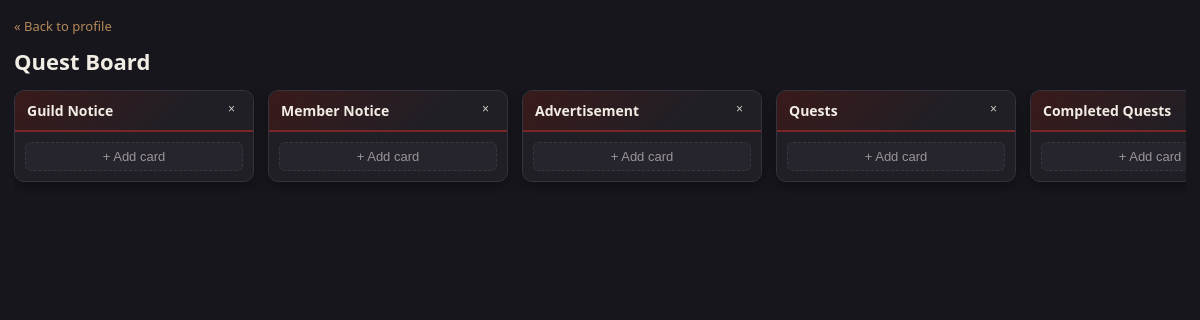
The app's page /quest_board.php (signed in) with its own data.
### tables this page shows
CREATE TABLE `board_section` (
  `SectionID` int(10) UNSIGNED NOT NULL,
  `SectionName` varchar(100) NOT NULL,
  `SortOrder` int(10) UNSIGNED NOT NULL DEFAULT 0,
  `CreatedAt` timestamp NOT NULL DEFAULT current_timestamp()
);

### auth.php (called while the page is built, shortened)
<?php
function isDM(PDO $pdo, int $userId): bool
{
    $stmt = $pdo->prepare('SELECT DMUntil FROM user WHERE UserID = ?');
    $stmt->execute([$userId]);
    $row = $stmt->fetch();
    return $row && $row['DMUntil'] !== null && strtotime($row['DMUntil']) > time();
}

### quest_board.php (the view, shortened to what this page needs)
<?php
require 'db.php';
require 'auth.php';
$userIsDM = isDM($pdo, $_SESSION['UserID']);
$sections = $pdo->query('SELECT SectionID, SectionName FROM board_section ORDER BY SortOrder ASC, SectionID ASC')->fetchAll();
?>
<!DOCTYPE html>
<html lang="en">
<head>
</head>
<body>
<div class="wrap">
    <div class="back-link"><a href="profile.php">&laquo; Back to profile</a></div>
    <h1>Quest Board</h1>
    <div class="board-row">
        <?php foreach ($sections as $s): ?>
            <div class="column">
                <div class="column-header">
                    <?= htmlspecialchars($s['SectionName']) ?>
                    <?php if ($userIsDM): ?>
                        <button type="button" class="section-delete" data-delete-section="<?= (int) $s['SectionID'] ?>">&times;</button>
                    <?php endif; ?>
                </div>
                <div class="column-body">
                    <button type="button" class="add-card-btn" data-open-card-form="<?= (int) $s['SectionID'] ?>">+ Add card</button>
                </div>
            </div>
        <?php endforeach; ?>
    </div>
</div>
</body>
</html>

### quest_board.php (style rules this page uses)
* { box-sizing: border-box; }
body { font-family: 'Segoe UI', Arial, sans-serif; background: #17161c; color: #e7e4de; margin: 0; }
.wrap { max-width: 100%; margin: 0 auto; padding: 14px; }
.back-link a { color: #b48a5a; text-decoration: none; font-size: 13px; }
h1 { font-size: 22px; margin: 10px 0 14px; color: #f2ede4; }
.board-row { display: flex; gap: 14px; overflow-x: auto; padding-bottom: 12px; align-items: flex-start; }
.column { background: #201f26; border: 1px solid #35333d; border-radius: 10px; min-width: 240px; max-width: 240px; flex-shrink: 0; box-shadow: 0 4px 14px rgba(0,0,0,0.35); }
.column-header { padding: 10px 12px; background: linear-gradient(135deg, #3a1a1a, #201f26 70%); border-bottom: 2px solid #7a2626; border-radius: 10px 10px 0 0; font-weight: 700; font-size: 14px; color: #f2ede4; }
.column-body { padding: 10px; display: flex; flex-direction: column; gap: 8px; }
.add-card-btn { width: 100%; padding: 6px; background: #26242c; border: 1px dashed #3a3742; border-radius: 6px; color: #9b9599; cursor: pointer; font-size: 13px; }
.section-delete { float: right; background: none; border: none; color: #cfcac2; cursor: pointer; font-size: 12px; }

### records on screen
board_section: SectionName "Guild Notice"
board_section: SectionName "Member Notice"
board_section: SectionName "Advertisement"
board_section: SectionName "Quests"
board_section: SectionName "Completed Quests"
